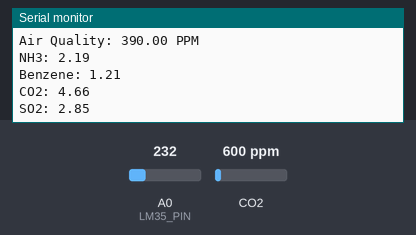
Recording of a sketch running on a simulated ESP8266 (NodeMCU). On the bench: the last lines printed to the serial monitor. The test bench sets the inputs (shaded band); at power-on: CO2 600 ppm, A0 (LM35_PIN) = 232. WiFi joins after 1.5 s; servers stay silent unless stated.

Above: at 2.7 s.
2.8 s: CO2 set to 452 ppm
At 3.21 s:
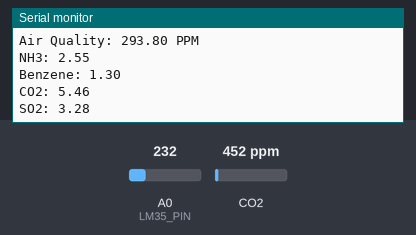
4.3 s: A0 (LM35_PIN) set to 250
5.8 s: CO2 set to 1050 ppm
At 6.44 s:
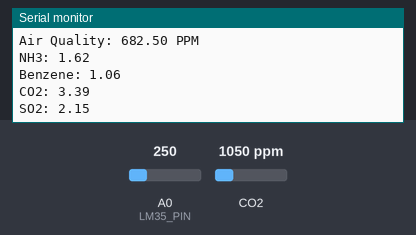
7.3 s: CO2 set to 1700 ppm
At 7.82 s:
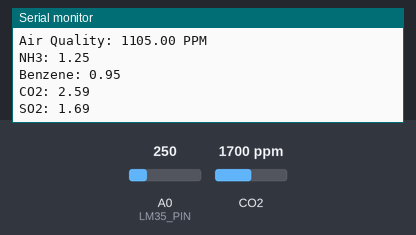
10.3 s: A0 (LM35_PIN) set to 266
Timing chart, 0 to 12.8 s (numbered marks = the images above; inputs shaded):
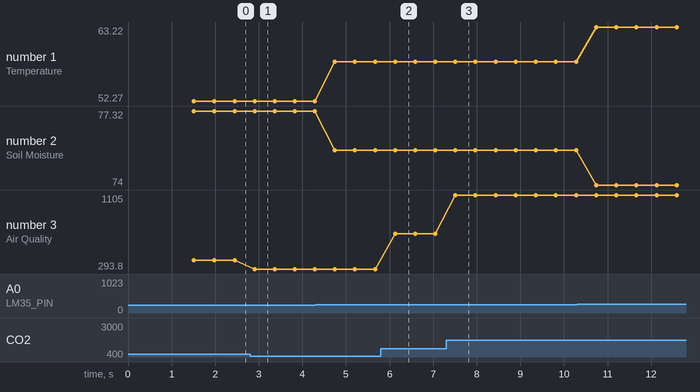

Measured:
- after the input at 2.8 s, the serial monitor: prints a new line after 0.10 s (image 1)
- after the input at 5.8 s, the serial monitor: prints a new line after 0.33 s (image 2)
- after the input at 7.3 s, the serial monitor: prints a new line after 0.21 s (image 3)
- plotted number 1: 52.27 → 58.07 after the input at 4.3 s, 58.07 → 63.22 after the input at 10.3 s
- plotted number 2: 77.32 → 75.56 after the input at 4.3 s, 75.56 → 74 after the input at 10.3 s
- plotted number 3: 390 → 293.8 after the input at 2.8 s, 293.8 → 682.5 after the input at 5.8 s, 682.5 → 1105 after the input at 7.3 s

The sketch:

air_pollution_iot.ino
```cpp
#include <ESP8266WiFi.h>
#include <Wire.h>
#include "MQ135.h"

// Pin definitions
#define LM35_PIN A0         // LM35 connected to A0
#define SOIL_PIN A0        // Soil Moisture Sensor connected to A1 (changed to avoid conflict)
#define MQ135_PIN A0        // MQ135 Gas Sensor connected to A2 (changed to avoid conflict)

MQ135 gasSensor(MQ135_PIN); // MQ135 gas sensor initialization

const char* ssid = "ReplaceWifiName";
const char* password = "ReplaceWifiPassword";

const char* server = "api.thingspeak.com";
const String apiKey = "ZUCOKBJQF9D4LDYP";

WiFiClient client;

// Calibrated Ro value for clean air (in kΩ)
float Ro = 10.0;

// Calibration offsets for LM35 temperature sensor
float lm35Offset = -22.5; // Adjust as per calibration

// Calibration factor for air quality readings
float airQualityCalibrationFactor = 65.0; // Adjust as needed

// Function to calibrate air quality readings
float calibrateAirQuality(float rawAirQuality) {
    // Apply calibration factor
    return rawAirQuality * (airQualityCalibrationFactor / 100.0);
}

void setup() {
  Serial.begin(9600);

  pinMode(LM35_PIN, INPUT);

  WiFi.begin(ssid, password);
  Serial.print("Connecting to ");
  Serial.println(ssid);
  while (WiFi.status() != WL_CONNECTED) {
    delay(500);
    Serial.print(".");
  }
  Serial.println("");
  Serial.println("WiFi connected");
}

void loop() {
  float t = readLM35Temperature() + lm35Offset; // Apply calibration offset
  float soilMoisture = (100-((readSoilMoisture()/1023.0)*100));
  float air_quality = calibrateAirQuality(readAirQuality());
  float nh3 = calculateNH3Concentration();
  float benzene = calculateBenzeneConcentration();
  float co2 = calculateCO2Concentration();
  float so2 = calculateSO2Concentration();
   // Calculate saturation vapor pressure (e_s) at the given temperature
  float e_s = 6.11 * pow(10, (7.5 * t) / (237.3 + t));

  // Estimate actual vapor pressure (e_a) based on soil moisture
  float e_a = e_s * (soilMoisture / 100.0);

  // Calculate relative humidity (RH)
  float relativeHumidity = (e_a / e_s) * 100.0;


  Serial.print("Temperature: ");
  Serial.print(t);
  Serial.println(" °C");
  Serial.print("Soil Moisture: ");
  Serial.println(relativeHumidity);
  Serial.print("Air Quality: ");
  Serial.print(air_quality);
  Serial.println(" PPM");
  Serial.print("NH3: ");
  Serial.println(nh3);
  Serial.print("Benzene: ");
  Serial.println(benzene);
  Serial.print("CO2: ");
  Serial.println(co2);
  Serial.print("SO2: ");
  Serial.println(so2);

  if (client.connect(server, 80)) {
    String postStr = "api_key=" + apiKey;
    postStr += "&field1=" + String(t);
    postStr += "&field2=" + String(relativeHumidity);
    postStr += "&field3=" + String(air_quality);
    postStr += "&field4=" + String(nh3);
    postStr += "&field5=" + String(benzene);
    postStr += "&field6=" + String(co2);
    postStr += "&field7=" + String(so2);
    postStr += "\r\n\r\n";

    client.print("POST /update HTTP/1.1\n");
    client.print("Host: api.thingspeak.com\n");
    client.print("Connection: close\n");
    client.print("X-THINGSPEAKAPIKEY: " + apiKey + "\n");
    client.print("Content-Type: application/x-www-form-urlencoded\n");
    client.print("Content-Length: ");
    client.print(postStr.length());
    client.print("\n\n");
    client.print(postStr);
  }
  client.stop();

  delay(200); // Wait 2 seconds before sending the next set of data
}

float readLM35Temperature() {
  // Switch to LM35 and read temperature
  pinMode(LM35_PIN, INPUT);
  int rawValue = analogRead(LM35_PIN);
  float millivolts = (rawValue / 1024.0) * 3300; // Convert the analog reading to millivolts
  float temperatureC = millivolts / 10; // 10 mV per degree Celsius
  return temperatureC;
}

float readSoilMoisture() {
  // Switch to Soil Moisture Sensor and read value
  pinMode(SOIL_PIN, INPUT);
  return analogRead(SOIL_PIN);
}

float readAirQuality() {
  // Switch to MQ135 and read air quality
  pinMode(MQ135_PIN, INPUT);
  return gasSensor.getPPM();
}

float calculateNH3Concentration() {
  float Rs = gasSensor.getResistance();
  float ratio = Rs / Ro;
  float concentration = 1 / (pow(10, ((log10(ratio) - 0.4) / -0.67)));
  return concentration;
}

float calculateBenzeneConcentration() {
  float Rs = gasSensor.getResistance();
  float ratio = Rs / Ro;
  float concentration = 1 / (pow(10, ((log10(ratio) - 0.5) / -1.52)));
  return concentration;
}

float calculateCO2Concentration() {
  float Rs = gasSensor.getResistance();
  float ratio = Rs / Ro;
  float concentration = 1 / (pow(10, ((log10(ratio) - 0.2) / -0.64)));
  return concentration;
}

float calculateSO2Concentration() {
  float Rs = gasSensor.getResistance();
  float ratio = Rs / Ro;
  // Assuming a similar sensitivity relationship as for other gases
  float concentration = 1 / (pow(10, ((log10(ratio) - 0.3) / -0.72)));
  return concentration;
}
```
